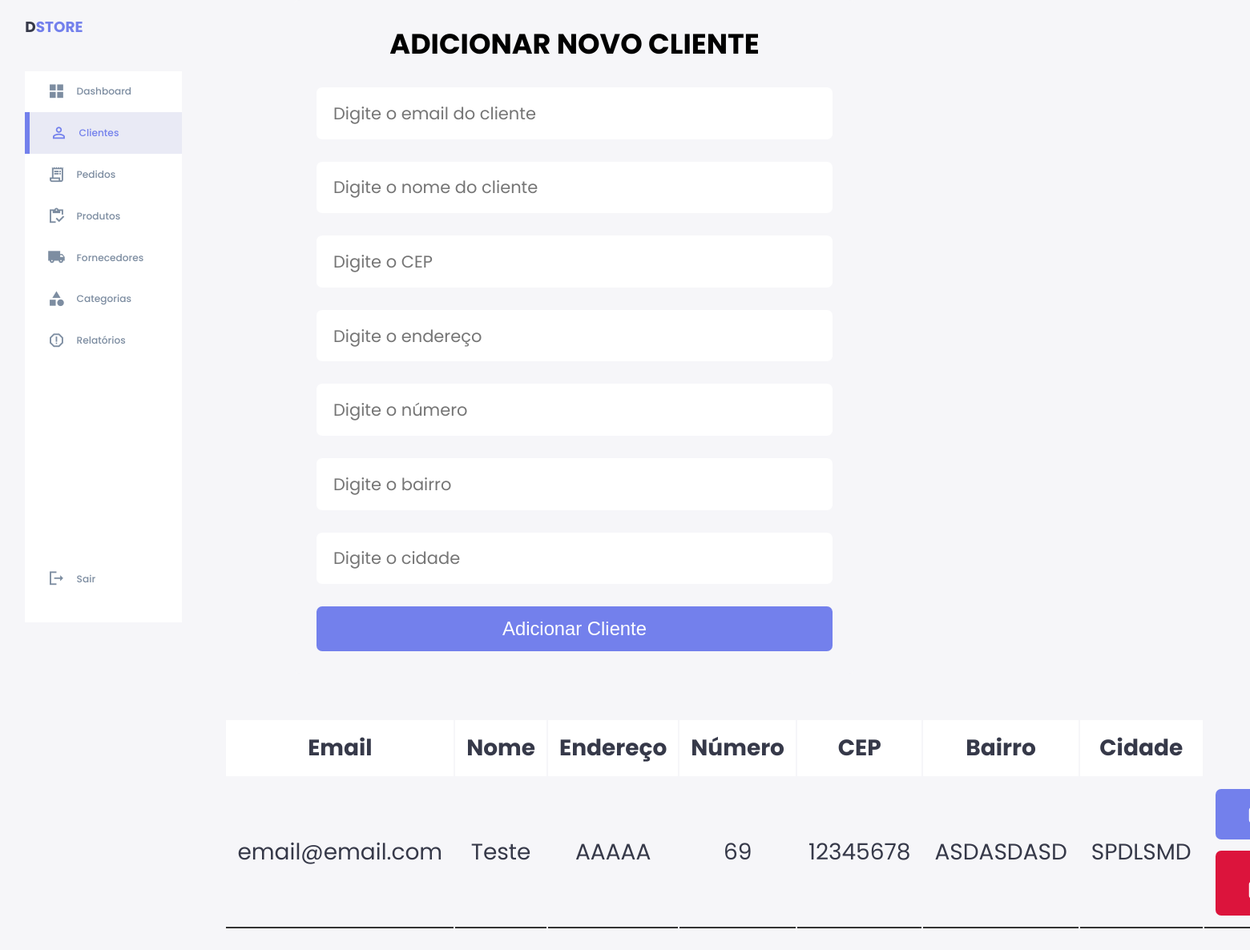
/addCliente.php, run on an earlier commit of the app's database.
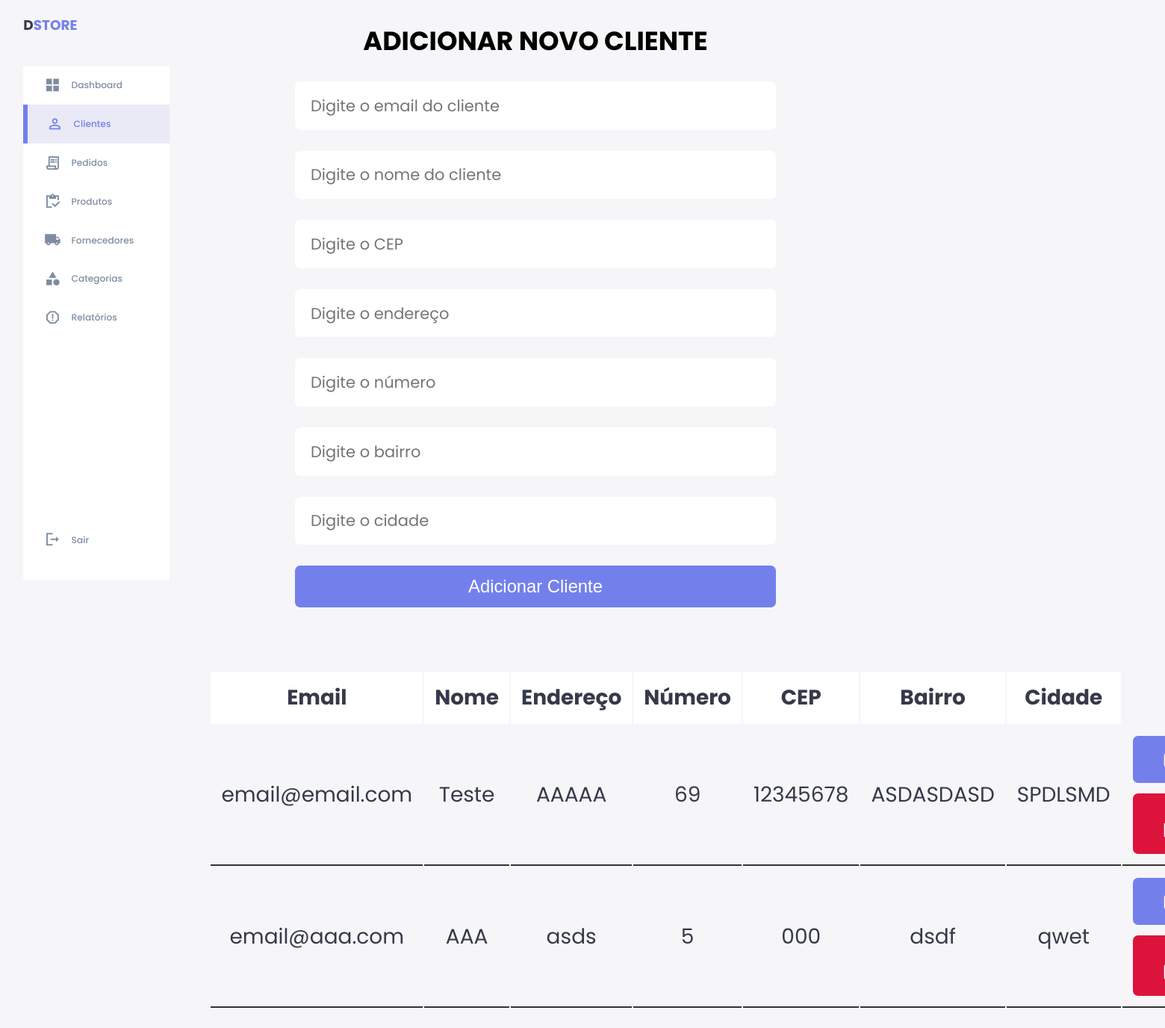
And on a later commit of the database.
### tables this page shows
CREATE TABLE `cliente` (
  `idCliente` int(255) NOT NULL,
  `emailCliente` varchar(255) NOT NULL,
  `nomeCliente` varchar(255) NOT NULL,
  `logradouro` varchar(500) NOT NULL,
  `numero` varchar(8) NOT NULL,
  `cep` varchar(8) NOT NULL,
  `bairro` varchar(255) NOT NULL,
  `cidade` varchar(255) NOT NULL
);

### addCliente.php (the view, shortened to what this page needs)
<?php
@include 'config.php';
?>
<!DOCTYPE html>
<html lang="pt-br">
<head>
  <link rel="stylesheet" href="styles/crudCliente.css" />
  <link rel="stylesheet" href="https://cdnjs.cloudflare.com/ajax/libs/font-awesome/6.2.0/css/all.min.css" />
</head>
<body>
  <div class="container">
    <aside>
      <div class="top">
        <div class="logo">
          <h2>D<span class="logo-color">STORE</span></h2>
        </div>
      </div>
      <div class="sidebar">
        <a href="dashboard.php">
          <span class="material-icons-sharp">grid_view</span>
          <h3>Dashboard</h3>
        </a>
        <a href="addCliente.php" class="active">
          <span class="material-icons-sharp">person_outline</span>
          <h3>Clientes</h3>
        </a>
        <a href="addPedido.php">
          <span class="material-icons-sharp">receipt_long</span>
          <h3>Pedidos</h3>
        </a>
        <a href="addProduto.php">
          <span class="material-icons-sharp">inventory</span>
          <h3>Produtos</h3>
        </a>
        <a href="addFornecedor.php">
          <span class="material-icons-sharp">local_shipping</span>
          <h3>Fornecedores</h3>
        </a>
        <a href="addCategoria.php">
          <span class="material-icons-sharp">
          </span>
          <h3>Categorias</h3>
        </a>
        <a href="gerarRelatorio.php">
          <span class="material-icons-sharp">report_gmailerrorred</span>
          <h3>Relatórios</h3>
        </a>
        <a href="index.php">
          <span class="material-icons-sharp"><?php logout() ?>logout</span>
          <h3>Sair</h3>
        </a>
      </div>
    </aside>
    <div class="admin-product-form-container">
      <form action="<?php $_SERVER['PHP_SELF'] ?>" method="post" enctype="multipart/form-data">
        <h2>Adicionar novo cliente</h2>
        <input type="email" placeholder="Digite o email do cliente" name="client_email" class="box" />
        <input type="text" placeholder="Digite o nome do cliente" name="client_name" class="box" />
        <input type="text" placeholder="Digite o CEP" name="client_cep" class="box" />
        <input type="text" placeholder="Digite o endereço" name="client_address" class="box" />
        <input type="text" placeholder="Digite o número" name="client_number" class="box" />
        <input type="text" placeholder="Digite o bairro" name="client_district" class="box" />
        <input type="text" placeholder="Digite o cidade" name="client_city" class="box" />
        <input type="submit" class="btn" name="add_client" value="Adicionar Cliente" />
      </form>
      <?php
      $select = mysqli_query($conn, "SELECT * FROM cliente");
      ?>
      <div class="product-container">
        <div class="product-display">
          <table class="product-display-table">
            <thead>
              <tr>
                <th>Email</th>
                <th>Nome</th>
                <th>Endereço</th>
                <th>Número</th>
                <th>CEP</th>
                <th>Bairro</th>
                <th>Cidade</th>
              </tr>
            </thead>
            <?php while ($row = mysqli_fetch_assoc($select)) { ?>
              <tr>
                <td><?php echo $row['emailCliente']; ?></td>
                <td><?php echo $row['nomeCliente']; ?></td>
                <td><?php echo $row['logradouro']; ?></td>
                <td><?php echo $row['numero']; ?></td>
                <td><?php echo $row['cep']; ?></td>
                <td><?php echo $row['bairro']; ?></td>
                <td><?php echo $row['cidade']; ?></td>
                <td>
                  <a href="editarCliente.php?edit=<?php echo $row['idCliente']; ?>" class="btn"> <i class="fas fa-edit"> edit </i> </a>
                  <a href="addCliente.php?delete=<?php echo $row['idCliente']; ?>" class="btn"> <i class="fas fa-trash"> delete </i> </a>
                </td>
              </tr>
            <?php }; ?>
          </table>
        </div>
      </div>
    </div>
  </div>
</body>
</html>

What changed in the data, as far as the page shows it:
added cliente: emailCliente "email@aaa.com", nomeCliente "AAA", logradouro "asds", numero "5", cep "000", bairro "dsdf", cidade "qwet"
